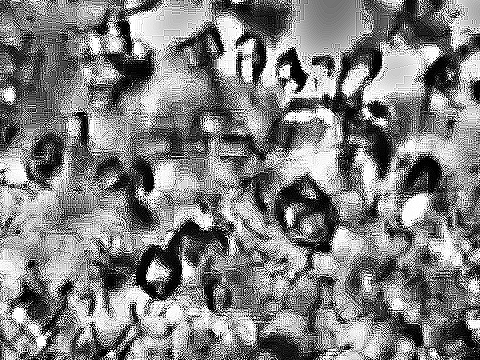
#> input picture tests/data/ananya_step4_crop.png, 480 x 360 px, given in place of 2026-02-04 11-08-51.mp4, which was not available
$ python rq4_rupture_removal_sensitivity.py   (older library calls are emulated)
#> lines starting #> are read from the running program, lines starting #| are printed output that depends on the picture
### src/optics/video_io.py
"""Frame I/O with DVR-overlay crop.

The Camera 100 video stream has a digital ``YYYY-MM-DD HH:MM:SS``
datetime overlay rendered at the top by the DVR and a ``CH01`` channel
label at the bottom. These overlays are **infinitely sharp** (perfect
glyph edges, fixed contrast) and overwhelm any per-pixel sharpness
statistic — see ``docs/optics/disambiguation_results.md`` §"DVR overlay
contamination" for the discussion. Every empirical measurement on the
video should run on the **cropped** frame.

Default crop is conservative for this specific DVR's layout:

* top 55 rows (timestamp band — sharpness drops by ~10× past row 45)
* bottom 120 rows (CH01 label + black border — text glyphs extend
  deeper than the row-mean sharpness signal suggests because they are
  thin verticals that don't dominate the row mean but still cause
  per-pixel sharpness spikes)
* **left 50 columns** (pitch-black analogue-aspect padding — columns
  0 – 40 have ``var(Laplacian)=0`` then a transition zone)
* **right 70 columns** (the right edge has a hard analogue-aspect
  border transition with a Laplacian² spike to ~110 at col 1865 —
  cropping past 1850 kills the spike and keeps a safety margin)

That keeps roughly 1800 × 905 = ~78 % of the original frame area
while removing all overlay glyphs and analogue-aspect black bars.
Override per-recording if the layout differs.
"""

from __future__ import annotations

from dataclasses import dataclass

import cv2
import numpy as np

DEFAULT_CROP_TOP = 55
DEFAULT_CROP_BOTTOM = 120
DEFAULT_CROP_LEFT = 50
DEFAULT_CROP_RIGHT = 70


@dataclass(frozen=True, slots=True)
class CropBox:
    """Pixels to remove from each edge of every frame."""

    top: int = DEFAULT_CROP_TOP
    bottom: int = DEFAULT_CROP_BOTTOM
    left: int = DEFAULT_CROP_LEFT
    right: int = DEFAULT_CROP_RIGHT

    def apply(self, frame: np.ndarray) -> np.ndarray:
        """Return ``frame`` cropped according to this box.

        ``frame`` is whatever OpenCV's VideoCapture.read returns
        (typed loosely in OpenCV stubs as a generic ndarray); the
        cropped array preserves the input dtype and channel layout.
        """
        h, w = frame.shape[:2]
        y0 = self.top
        y1 = h - self.bottom if self.bottom > 0 else h
        x0 = self.left
        x1 = w - self.right if self.right > 0 else w
        return np.ascontiguousarray(frame[y0:y1, x0:x1])

    # [97 lines left out: function auto_detect, not called in this run]


DEFAULT_CROP = CropBox()


# [39 lines left out: functions resolve_crop, read_frame_cropped, open_and_crop, not called in this run]

### scripts/rq4_rupture_removal_sensitivity.py
"""Parameter sensitivity grids for the two promising rupture-removal methods.

Two output figures, each 3x3 = 9 cells. Each cell shows the edge map
(log(1 + Lap²)) of the processed image at one combination of parameter levels
(min / mid / max on each axis). Outer row/column labels mark the parameter
values. Per-cell title shows median Lap² as a summary statistic.

METHOD 1 axes:
  rows = TEMPORAL_RADIUS_S (half-width of the median window) ∈ {1, 5, 20} s
  cols = TEMPORAL_N_FRAMES (samples in that window)         ∈ {5, 21, 81}

METHOD 3 axes:
  rows = sigma_px (low-pass kernel scale)        ∈ {5, 25, 100} px
  cols = sharp_kernel (post-Lap² smoothing size) ∈ {5, 15, 45}  px

OUTPUTS (self-documenting filenames):
  rq4_sensitivity_method1_temporal_grid.png   — 3x3 grid for Method 1
  rq4_sensitivity_method3_highpass_grid.png   — 3x3 grid for Method 3
  rq4_sensitivity_summary.png                 — median Lap² heatmaps for both
"""

from __future__ import annotations

import argparse
import sys
from pathlib import Path

import cv2
import matplotlib.pyplot as plt
import numpy as np

from optics.video_io import DEFAULT_CROP

LONG_VIDEO = "datasets/2026-02-04 11-08-51.mp4"
FPS = 30.0
DEFAULT_SAMPLE_T = 1750.0

M1_RADIUS_LEVELS = [1.0, 5.0, 20.0]  # seconds
M1_NFRAMES_LEVELS = [5, 21, 81]

M3_SIGMA_LEVELS = [5.0, 25.0, 100.0]  # px
M3_SHARPK_LEVELS = [5, 15, 45]  # px


def _grab(t: float) -> np.ndarray:
    cap = cv2.VideoCapture(LONG_VIDEO)
    cap.set(cv2.CAP_PROP_POS_FRAMES, int(round(t * FPS)))
    ret, frame = cap.read()
    cap.release()
    if not ret:
        raise RuntimeError(f"could not read frame at t={t}")
    return cv2.cvtColor(DEFAULT_CROP.apply(frame), cv2.COLOR_BGR2GRAY).astype(
        np.float64
    )


def _median_window(t_centre: float, radius_s: float, n: int) -> np.ndarray:
    times = np.linspace(t_centre - radius_s, t_centre + radius_s, n)
    grays = [_grab(t) for t in times]
    return np.median(np.stack(grays, axis=0), axis=0)


def _sharp(gray: np.ndarray, ksize: int = 15) -> np.ndarray:
    k = max(1, ksize) | 1
    lap = cv2.Laplacian(gray, cv2.CV_64F)
    return cv2.GaussianBlur(lap**2, (k, k), 0)


def _grid_plot(
    cells: list[list[tuple[np.ndarray, str]]],
    row_label: str,
    col_label: str,
    row_values: list,
    col_values: list,
    title: str,
    out_path: Path,
) -> None:
    n_rows = len(cells)
    n_cols = len(cells[0])
    fig, axes = plt.subplots(
        n_rows, n_cols, figsize=(4.2 * n_cols, 3.8 * n_rows)
    )
    # find common colour scale across all cells (use 99th pct of log(1+x) so
    # outliers don't blow out the scale)
    all_log = np.concatenate(
        [np.log1p(cell[0]).ravel() for row in cells for cell in row]
    )
    vmin = float(np.quantile(all_log, 0.01))
    vmax = float(np.quantile(all_log, 0.99))

    for i, row in enumerate(cells):
        for j, (sh, summary) in enumerate(row):
            ax = axes[i, j]
            im = ax.imshow(np.log1p(sh), cmap="viridis", vmin=vmin, vmax=vmax)
            ax.set_title(summary, fontsize=9)
            ax.set_xticks([])
            ax.set_yticks([])
            if j == 0:
                ax.set_ylabel(f"{row_label}\n= {row_values[i]}", fontsize=10)
            if i == n_rows - 1:
                ax.set_xlabel(f"{col_label} = {col_values[j]}", fontsize=10)
    fig.suptitle(title, y=1.00, fontsize=12)
    fig.tight_layout()
    cax = fig.add_axes((0.92, 0.15, 0.015, 0.7))
    fig.colorbar(im, cax=cax, label="log(1 + Lap²)")
    fig.subplots_adjust(right=0.90)
    out_path.parent.mkdir(parents=True, exist_ok=True)
    fig.savefig(out_path, dpi=160, bbox_inches="tight")
    plt.close(fig)
    print(f"[out] {out_path}", file=sys.stderr)


def method_1_sweep(target: np.ndarray, t_centre: float, sharp_k: int = 15):
    """Return a 3x3 grid of (sharpness_map, summary_str) tuples."""
    rows = []
    medians = np.zeros((len(M1_RADIUS_LEVELS), len(M1_NFRAMES_LEVELS)))
    for i, radius in enumerate(M1_RADIUS_LEVELS):
        row = []
        for j, n in enumerate(M1_NFRAMES_LEVELS):
            bg = _median_window(t_centre, radius, n)
            processed = np.abs(target - bg)
            sh = _sharp(processed, sharp_k)
            med = float(np.median(sh))
            mu = float(sh.mean())
            medians[i, j] = med
            row.append(
                (
                    sh,
                    f"radius={radius:.0f}s, n={n}\nmedian={med:.1f}  μ={mu:.1f}",
                )
            )
            print(
                f"  M1 radius={radius:>5.1f}s n={n:>3d}  median={med:6.2f}  μ={mu:6.2f}",
                file=sys.stderr,
            )
        rows.append(row)
    return rows, medians


def method_3_sweep(target: np.ndarray):
    """Return a 3x3 grid of (sharpness_map, summary_str) tuples."""
    rows = []
    medians = np.zeros((len(M3_SIGMA_LEVELS), len(M3_SHARPK_LEVELS)))
    for i, sigma in enumerate(M3_SIGMA_LEVELS):
        k_lp = int(sigma) * 6 + 1
        lowpass = cv2.GaussianBlur(target, (k_lp, k_lp), sigma)
        processed = np.abs(target - lowpass)
        row = []
        for j, sharp_k in enumerate(M3_SHARPK_LEVELS):
            sh = _sharp(processed, sharp_k)
            med = float(np.median(sh))
            mu = float(sh.mean())
            medians[i, j] = med
            row.append(
                (
                    sh,
                    f"σ_lp={sigma:.0f}px, sharp_k={sharp_k}\nmedian={med:.1f}  μ={mu:.1f}",
                )
            )
            print(
                f"  M3 σ_lp={sigma:>5.1f} sharp_k={sharp_k:>2d}  median={med:6.2f}  μ={mu:6.2f}",
                file=sys.stderr,
            )
        rows.append(row)
    return rows, medians


def _summary_plot(
    m1_medians: np.ndarray, m3_medians: np.ndarray, out_path: Path
) -> None:
    fig, (ax1, ax3) = plt.subplots(1, 2, figsize=(13, 5))

    im1 = ax1.imshow(m1_medians, cmap="viridis", aspect="auto")
    ax1.set_xticks(range(len(M1_NFRAMES_LEVELS)))
    ax1.set_xticklabels([f"n={n}" for n in M1_NFRAMES_LEVELS])
    ax1.set_yticks(range(len(M1_RADIUS_LEVELS)))
    ax1.set_yticklabels([f"{r:.0f}s" for r in M1_RADIUS_LEVELS])
    ax1.set_xlabel("number of samples in window")
    ax1.set_ylabel("temporal half-radius")
    ax1.set_title("Method 1 — median Lap²  (heatmap across 3×3 grid)")
    for i in range(m1_medians.shape[0]):
        for j in range(m1_medians.shape[1]):
            ax1.text(
                j,
                i,
                f"{m1_medians[i, j]:.0f}",
                ha="center",
                va="center",
                color="white"
                if m1_medians[i, j] < m1_medians.mean()
                else "black",
            )
    plt.colorbar(im1, ax=ax1, label="median per-pixel Lap²")

    im3 = ax3.imshow(m3_medians, cmap="viridis", aspect="auto")
    ax3.set_xticks(range(len(M3_SHARPK_LEVELS)))
    ax3.set_xticklabels([f"k={k}" for k in M3_SHARPK_LEVELS])
    ax3.set_yticks(range(len(M3_SIGMA_LEVELS)))
    ax3.set_yticklabels([f"σ={s:.0f}px" for s in M3_SIGMA_LEVELS])
    ax3.set_xlabel("Lap² smoothing kernel (sharp_k)")
    ax3.set_ylabel("low-pass blur σ")
    ax3.set_title("Method 3 — median Lap²  (heatmap across 3×3 grid)")
    for i in range(m3_medians.shape[0]):
        for j in range(m3_medians.shape[1]):
            ax3.text(
                j,
                i,
                f"{m3_medians[i, j]:.0f}",
                ha="center",
                va="center",
                color="white"
                if m3_medians[i, j] < m3_medians.mean()
                else "black",
            )
    plt.colorbar(im3, ax=ax3, label="median per-pixel Lap²")

    fig.suptitle(
        "Sensitivity summary — median Lap² across each method's 3×3 grid\n"
        "(lower = more bulk lighting/rupture removed; reads the same as the histograms)",
        y=1.02,
        fontsize=12,
    )
    fig.tight_layout()
    fig.savefig(out_path, dpi=160, bbox_inches="tight")
    plt.close(fig)
    print(f"[out] {out_path}", file=sys.stderr)


def main(argv: list[str] | None = None) -> None:
    p = argparse.ArgumentParser(description=__doc__)
    p.add_argument("--t", type=float, default=DEFAULT_SAMPLE_T)
    p.add_argument(
        "--out-dir",
        type=Path,
        default=Path("docs/optics/figures"),
    )
    args = p.parse_args(argv)

    target = _grab(args.t)
#> in _grab, frame is the input picture: shape (360, 480, 3); min 0, max 255, mean 128.6
#> in apply, `return np.ascontiguousarray(frame[y0:y1, x0:x1])`:
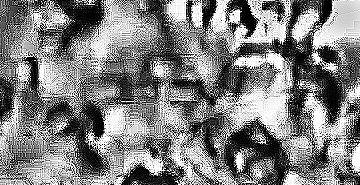
#> returned value: shape (185, 360, 3); min 0, max 255, mean 128
    print(f"[target] frame at t={args.t:.0f} s", file=sys.stderr)

    print("[M1] sweeping temporal-median parameters…", file=sys.stderr)
    m1_cells, m1_medians = method_1_sweep(target, args.t)
#> in _median_window, `grays = [_grab(t) for t in times]`: grays = 5 items
#> in method_1_sweep, `processed = np.abs(target - bg)`: processed: shape (185, 360) float64; every value is 0
#> in method_1_sweep, `med = float(np.median(sh))`: med = 0
    _grid_plot(
        m1_cells,
        row_label="temporal radius",
        col_label="N frames",
        row_values=[f"{r:.0f}s" for r in M1_RADIUS_LEVELS],
        col_values=M1_NFRAMES_LEVELS,
        title=(
            "Method 1 — temporal median subtraction, parameter sensitivity grid\n"
            f"target frame: b1 drying→discharge @ t={args.t:.0f} s\n"
            "each cell = log(1 + Lap²(|target − temporal_median|))"
        ),
        out_path=args.out_dir / "rq4_sensitivity_method1_temporal_grid.png",
    )

    print("[M3] sweeping high-pass parameters…", file=sys.stderr)
    m3_cells, m3_medians = method_3_sweep(target)
#> the loop in method_3_sweep, `for i, sigma in enumerate(M3_SIGMA_LEVELS):` made 3 passes
#> pass 1, in _sharp (call 10), `lap = cv2.Laplacian(gray, cv2.CV_64F)`:
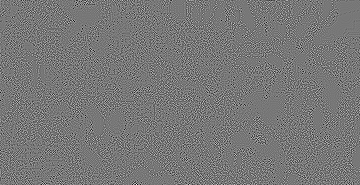
#> lap: shape (185, 360) float64; min -714.2, max 805.7, mean 0; drawn with min black and max white
#> pass 2, in method_3_sweep, `lowpass = cv2.GaussianBlur(target, (k_lp, k_lp), sigma)`:
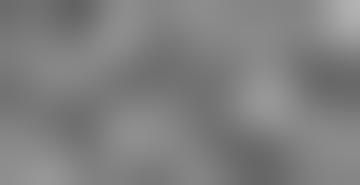
#> lowpass: shape (185, 360) float64; min 99.25, max 179.1, mean 128
#> after the loop in method_3_sweep, `for i, sigma in enumerate(M3_SIGMA_LEVELS):`:
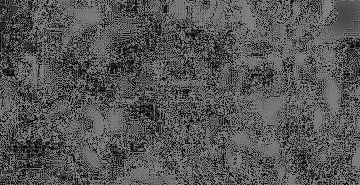
#> processed: shape (185, 360) float64; min 0.00524, max 131.5, mean 86.1
#> after the loop in method_3_sweep, `for i, sigma in enumerate(M3_SIGMA_LEVELS):`:
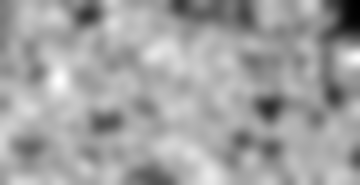
#> sh: shape (185, 360) float64; min 2727.7, max 48203.6, mean 31520.1; drawn with min black and max white
#> after the loop in method_3_sweep, `for i, sigma in enumerate(M3_SIGMA_LEVELS):`: medians = [[22603.1, 25505.3, 25778.6], [28916, 31224, 31484], [29989, 32326.6, 32613.3]]; rows = 3 items
    _grid_plot(
        m3_cells,
        row_label="low-pass σ",
        col_label="sharp kernel",
        row_values=[f"{s:.0f}px" for s in M3_SIGMA_LEVELS],
        col_values=M3_SHARPK_LEVELS,
        title=(
            "Method 3 — spatial high-pass filter, parameter sensitivity grid\n"
            f"target frame: b1 drying→discharge @ t={args.t:.0f} s\n"
            "each cell = log(1 + Lap²(|target − GaussianBlur(target, σ)|)) "
            "with post-Lap² smoothing kernel sharp_k"
        ),
        out_path=args.out_dir / "rq4_sensitivity_method3_highpass_grid.png",
    )
#> call 2 of _grid_plot, with row_label = 'low-pass σ', col_label = 'sharp kernel'
#> in _grid_plot (call 2), `fig.savefig(out_path, dpi=160, bbox_inches="tight")`:
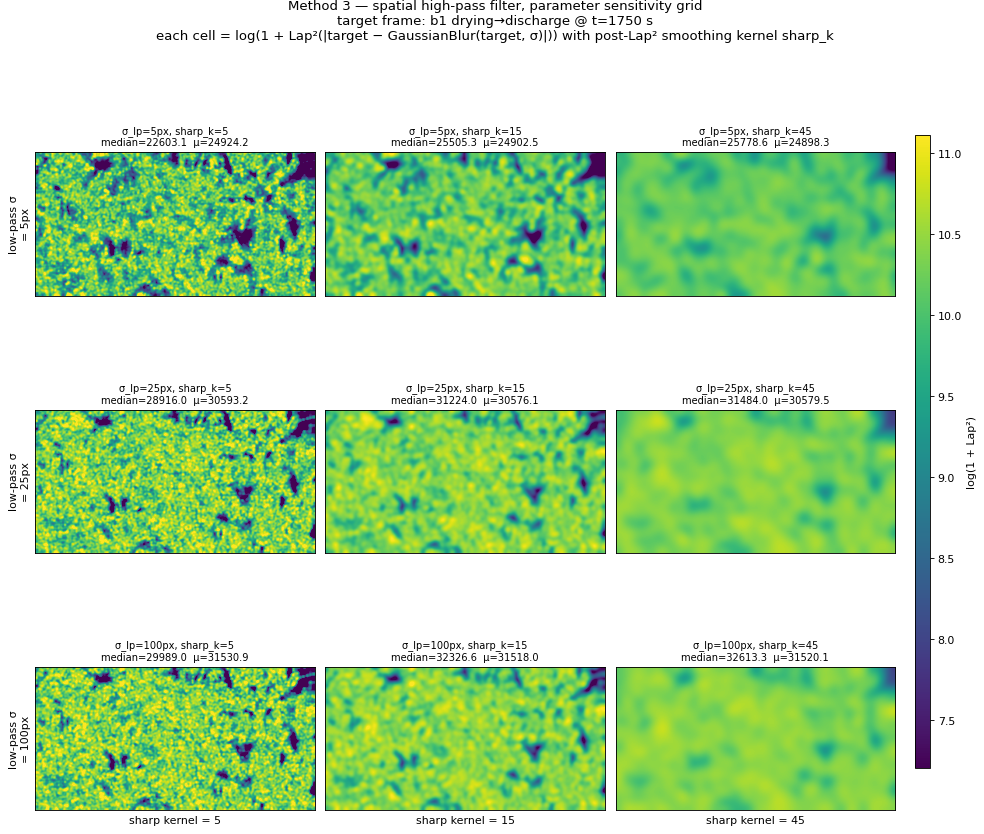
#> figure drawn by matplotlib, 10 panels

    _summary_plot(
        m1_medians,
        m3_medians,
        args.out_dir / "rq4_sensitivity_summary.png",
    )
#> in _summary_plot, `fig.savefig(out_path, dpi=160, bbox_inches="tight")`:
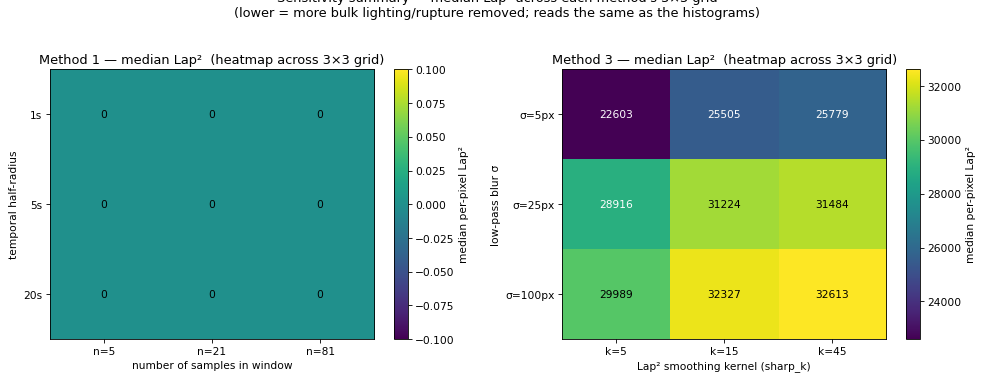
#> figure drawn by matplotlib, 4 panels


if __name__ == "__main__":
    main()
